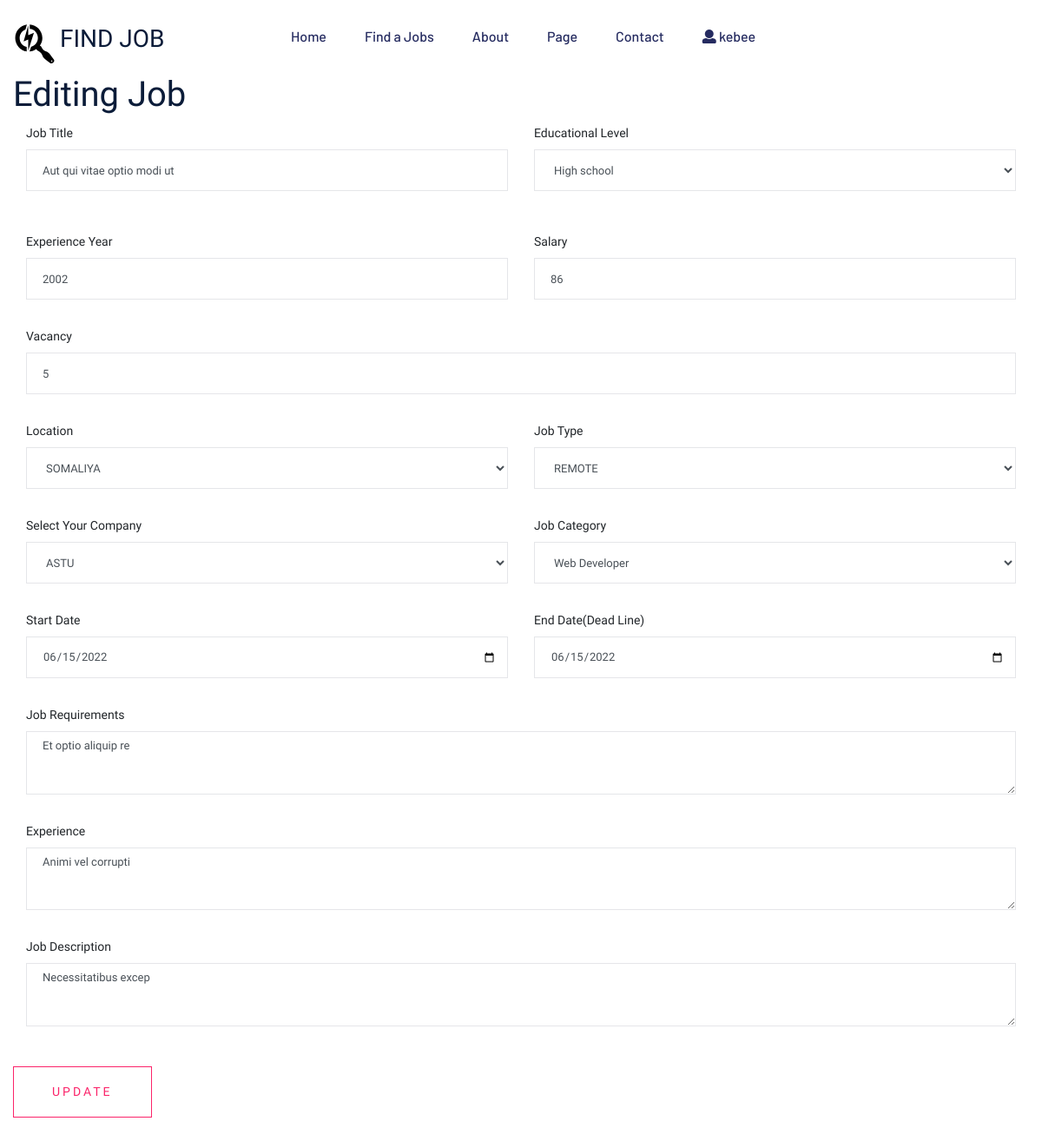
The app's page /edit-job/1 (signed in, upper part), older data.
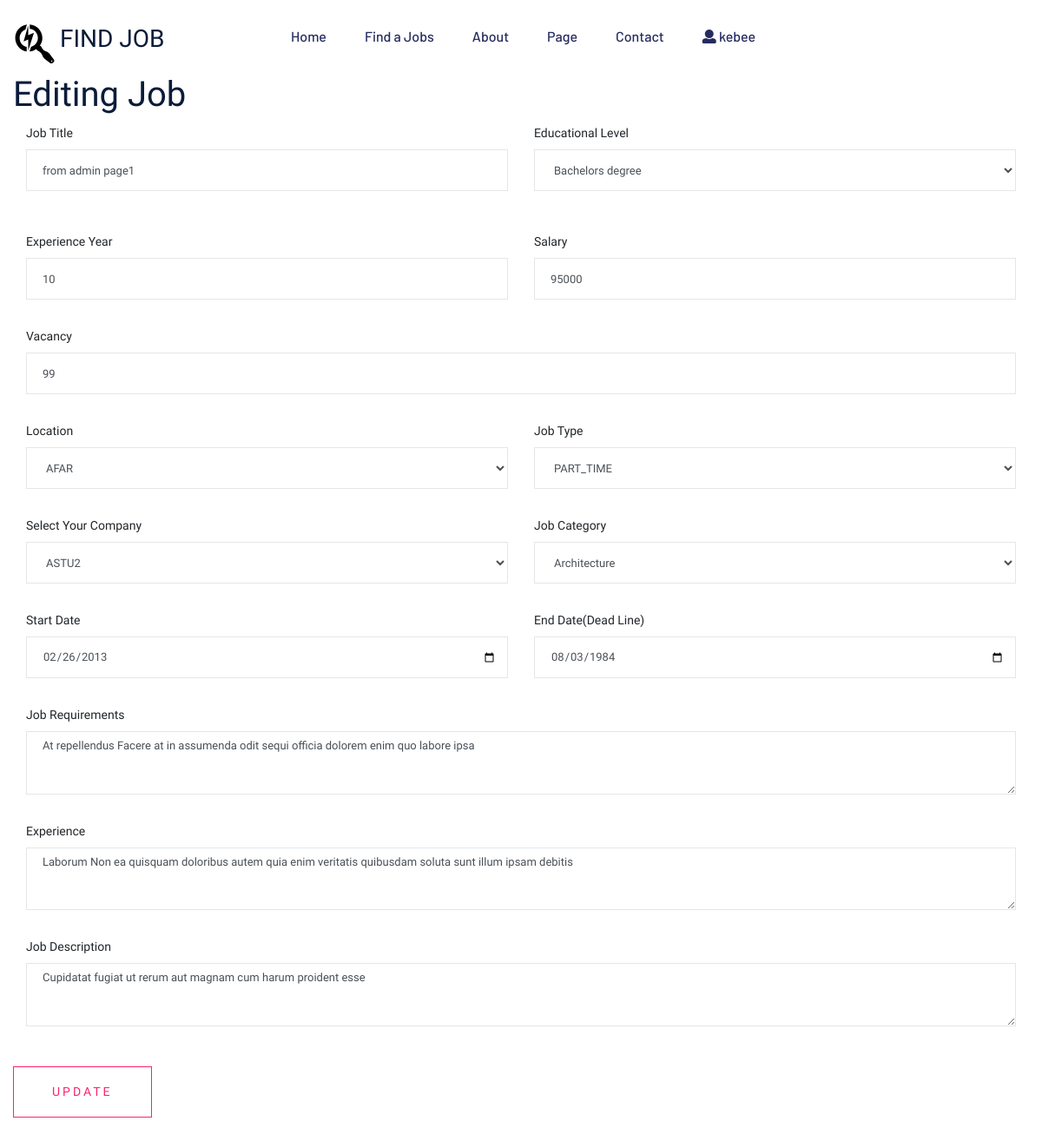
The same page, newer data.
### apps/jobsearch/models.py (models this page shows, shortened)
class Job(models.Model):
    company = models.ForeignKey(Company,on_delete=models.CASCADE)
    start_date = models.DateField()
    end_date = models.DateField()
    title = models.CharField(max_length=300)
    description = models.TextField()
    category = models.CharField(max_length=40,choices=JOB_CATEGORIES)
    requirement = models.TextField(help_text='requirements for job')
    education_level = models.CharField(max_length=15,choices=EDUCATIONAL_LEVEL_CHOICES)
    experience = models.TextField(help_text='required experience for job')
    experience_year = models.IntegerField(default=0)
    salary = models.IntegerField(default=0)
    type = models.CharField(max_length=15,choices=JOB_TYPE_CHOICES)
    region = models.CharField(max_length=30,choices=REGION_CHOICES)
    vacancy = models.IntegerField(default=1)
    created_at = models.DateTimeField(auto_now_add=True)
    updated_at = models.DateTimeField(auto_now=True)

### apps/jobsearch/views.py (the view, shortened to what this page needs)
# urls.py: path('edit-job/<int:pk>',views.edit_job,name='edit-job'),
@login_required
def edit_job(request, pk):
    job = Job.objects.get(pk=pk)
    context = {'job':job,'job_form':JobCreationForm(instance=job)}
    return render(request, "jobsearch/edit_job.html",context=context)

### apps/jobsearch/models.py (called while the page is built)
    def __str__(self):
        return self.name

### apps/jobsearch/templates/jobsearch/edit_job.html (shortened to what this page needs)
{% extends 'base.html' %}
{%load static%}
{%block content%}
<div class="container" id="app">
  <div>
   <h1>
     Editing Job
   </h1>
  </div>
  <div class="col-lg-12">
    <form action="{%url 'edit-job' job.id %}"
        method="POST" class="form-contact" enctype="multipart/form-data">
      <div class="row">
        <div class="col-lg-12 mb-3">
          <div class="row">
            <div class="col-md-6">
              <div class="form-group">
                <label for="job-title">Job Title</label>
                {{job_form.title}}
               </div>
            </div>
            <div class="col-md-6" style="height:48px">
              <div class="form-group">
                <label for="education-level">Educational Level</label>
                {{job_form.education_level}}
              </div>
            </div>
          </div>
        </div>
        <div class="col-12">
          <div class="row">
            <div class="col-sm-6">
              <div class="form-group">
                <label for="job-experience_year">Experience Year</label>
                {{job_form.experience_year}}
                </div>
            </div>
            <div class="col-sm-6">
              <div class="form-group">
                <label for="job-salary">Salary</label>
                {{job_form.salary}}
                </div>
            </div>
          </div>
          <div class="form-group">
            <label for="name">Vacancy</label>
            {{job_form.vacancy}}
          </div>
        </div>
        <div class="col-lg-12">
          <div class="row">
            <div class="col-sm-6">
              <div class="form-group">
                <label for="job-location">Location</label>
                {{job_form.region}}
              </div>
            </div>
            <div class="col-sm-6">
              <div class="form-group">
                <label for="name">Job Type</label>
                {{job_form.type}}
              </div>
            </div>
          </div>
        </div>
        <div class="col-lg-12">
          <div class="row">
            <div class="col-sm-6">
              <div class="form-group">
                <label for="company">Select Your Company</label>
                {{job_form.company}}
                </div>
              </div>
            <div class="col-sm-6">
              <div class="form-group">
                <label for="job-cateogry">Job Category</label>
                {{job_form.category}}
              </div>
            </div>
          </div>
        </div>
        <div class="col-lg-12">
          <div class="row">
            <div class="col-sm-6">
              <div class="form-group">
                <label for="job-start_date">Start Date</label>
                {{job_form.start_date}}</div>
            </div>
            <div class="col-sm-6">
              <div class="form-group">
                <label for="job-end_date">End Date(Dead Line)</label>
                {{job_form.end_date}}
            </div>
            </div>
          </div>
        </div>
        <div class="col-12">
          <div class="form-group">
            <label for="job-requirement">Job Requirements</label>
            {{job_form.requirement}}
            </div>
        </div>
        <div class="col-12">
          <div class="form-group">
            <label for="job-experience">Experience</label>
            {{job_form.experience}}
            </div>
        </div>
        <div class="col-12">
            <div class="form-group">
            <label for="job-description">Job Description</label>
            {{job_form.description}}</div>
        </div>
        <div class="form-group mt-3">
            <button type="submit" class="button  boxed-btn">
            Update
            </button>
        </div>
    </div>
  </form>
</div>
</div>
{%endblock content %}

Row changes from the older to the newer data that the page shows:
changed Job: title "Aut qui vitae optio modi ut" → "from admin page1"; education_level "High school" → "Bachelors degree"; experience_year "2002" → "10"; salary "86" → "95000"; vacancy "5" → "99"; region "SOMALIYA" → "AFAR"; type "REMOTE" → "PART_TIME"; company "ASTU" → "ASTU2"; category "Web Developer" → "Architecture"; start_date "06/15/2022" → "02/26/2013"; end_date "06/15/2022" → "08/03/1984"; requirement "Et optio aliquip re" → "At repellendus Facere at in assumenda odit sequi officia dolorem enim quo labore ipsa"; experience "Animi vel corrupti" → "Laborum Non ea quisquam doloribus autem quia enim veritatis quibusdam soluta sunt illum ipsam debitis"; description "Necessitatibus excep" → "Cupidatat fugiat ut rerum aut magnam cum harum proident esse"
